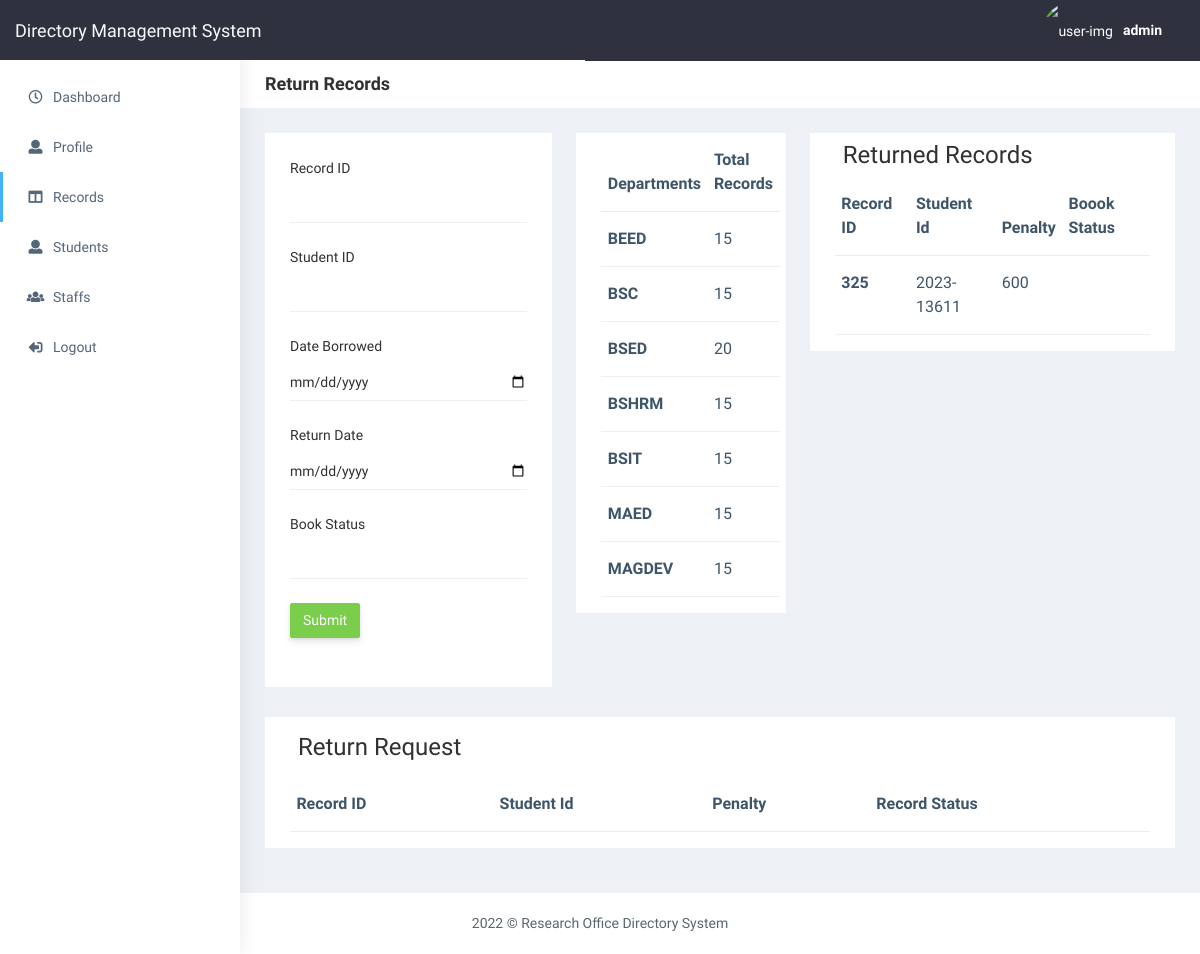
Page /returnRecords.php (signed in) on the earlier database version.
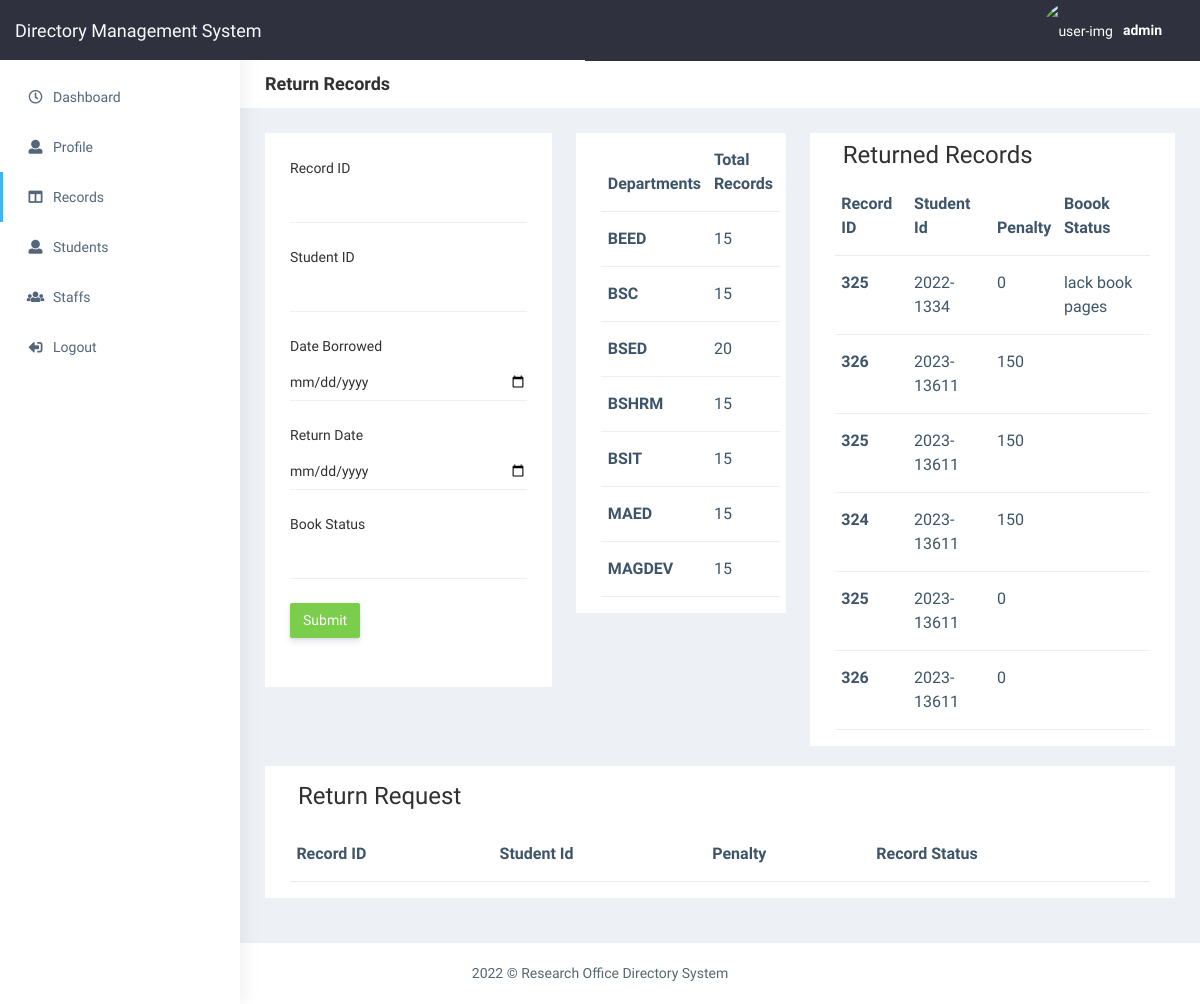
Same page on the later database version.
### tables this page shows
CREATE TABLE `return_tbl` (
  `record_id` int(100) DEFAULT NULL,
  `schoolId` varchar(100) DEFAULT NULL,
  `date_today` date DEFAULT NULL,
  `penalty` int(200) DEFAULT NULL,
  `date_borrowed` date DEFAULT NULL,
  `status` varchar(100) DEFAULT NULL,
  `bookStatus` varchar(100) DEFAULT NULL
);

### returnRecords.php (the view, shortened to what the changed rows need)
<!DOCTYPE html>
<html dir="ltr" lang="en">
<head>
    <link href="css/style.min.css" rel="stylesheet">
</head>
<body>
    <div id="main-wrapper" data-layout="vertical" data-navbarbg="skin5" data-sidebartype="full" data-sidebar-position="absolute" data-header-position="absolute" data-boxed-layout="full">
        <div class="page-wrapper">
            <div class="container-fluid">
                <?php include "./connection/config.php" ?>
                <div class="row">
                    <div class="col-lg-3 col-md-12 col-sm-12">
                        <div class="card white-box py-0">
                            <table class="table p-2">
                                <thead>
                                    <tr>
                                        <th scope="col">Departments</th>
                                        <th scope="col">Total Records</th>
                                    </tr>
                                </thead>
                                <tbody>
                                    <?php
                                    $sql = " SELECT COUNT(department_name) AS TotalRecords,department_name  FROM record_tbl GROUP BY department_name";
                                    $result = $conn->query($sql);
                                    if ($result->num_rows > 0) {
                                        while ($row = $result->fetch_assoc()) {
                                    ?>
                                            <tr>
                                                <th scope="row"><?= $row['department_name'] ?></th>
                                                <td><?= $row['TotalRecords'] ?></td>
                                            </tr>
                                    <?php
                                        }
                                    }
                                    ?>
                                </tbody>
                            </table>
                        </div>
                    </div>
                    <div class="col-lg-5 col-md-12 col-sm-12">
                        <div class="card white-box py-0">
                            <table class="table p-2">
                                <thead>
                                    <tr>
                                        <th scope="col">Record ID</th>
                                        <th scope="col">Student Id</th>
                                        <th scope="col">Penalty</th>
                                        <th scope="col">Boook Status</th>
                                    </tr>
                                </thead>
                                <tbody>
                                    <?php
                                    $sql = " SELECT * from return_tbl order by date_today desc limit 10";
                                    $result = $conn->query($sql);
                                    if ($result->num_rows > 0) {
                                        while ($row = $result->fetch_assoc()) {
                                    ?>
                                            <tr>
                                                <th scope="row"><?= $row['record_id'] ?></th>
                                                <td><?= $row['schoolId'] ?></td>
                                                <td><?= $row['penalty'] ?></td>
                                                <td><?= $row['bookStatus'] ?></td>
                                            </tr>
                                    <?php
                                        }
                                    }
                                    ?>
                                </tbody>
                            </table>
                        </div>
                    </div>
                </div>
                <div class="row">
                    <div class="col-md-12">
                        <div class="card white-box py-0">
                            <table class="table p-2">
                                <thead>
                                    <tr>
                                        <th scope="col">Record ID</th>
                                        <th scope="col">Student Id</th>
                                        <th scope="col">Penalty</th>
                                        <th scope="col">Record Status</th>
                                    </tr>
                                </thead>
                            </table>
                        </div>
                    </div>
                </div>
            </div>
        </div>
    </div>
</body>
</html>

Differences in the rows shown:
removed return_tbl: record "325", schoolId "2023-13611", penalty "600"
added return_tbl: record "325", schoolId "2022-1334", penalty "0", bookStatus "lack book pages"
added return_tbl: record "326", schoolId "2023-13611", penalty "150"
added return_tbl: record "325", schoolId "2023-13611", penalty "150"
added return_tbl: record "324", schoolId "2023-13611", penalty "150"
added return_tbl: record "325", schoolId "2023-13611", penalty "0"
added return_tbl: record "326", schoolId "2023-13611", penalty "0"
